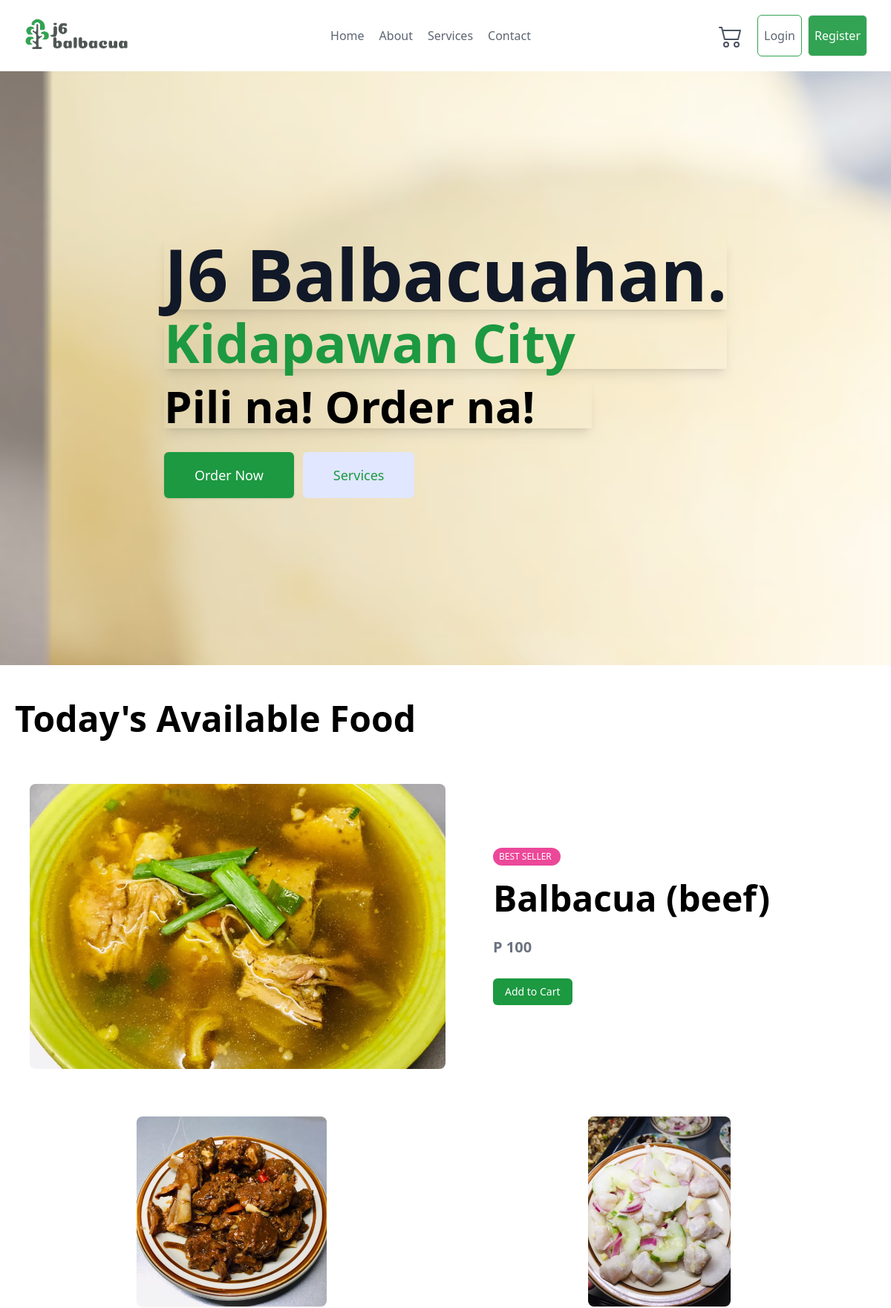
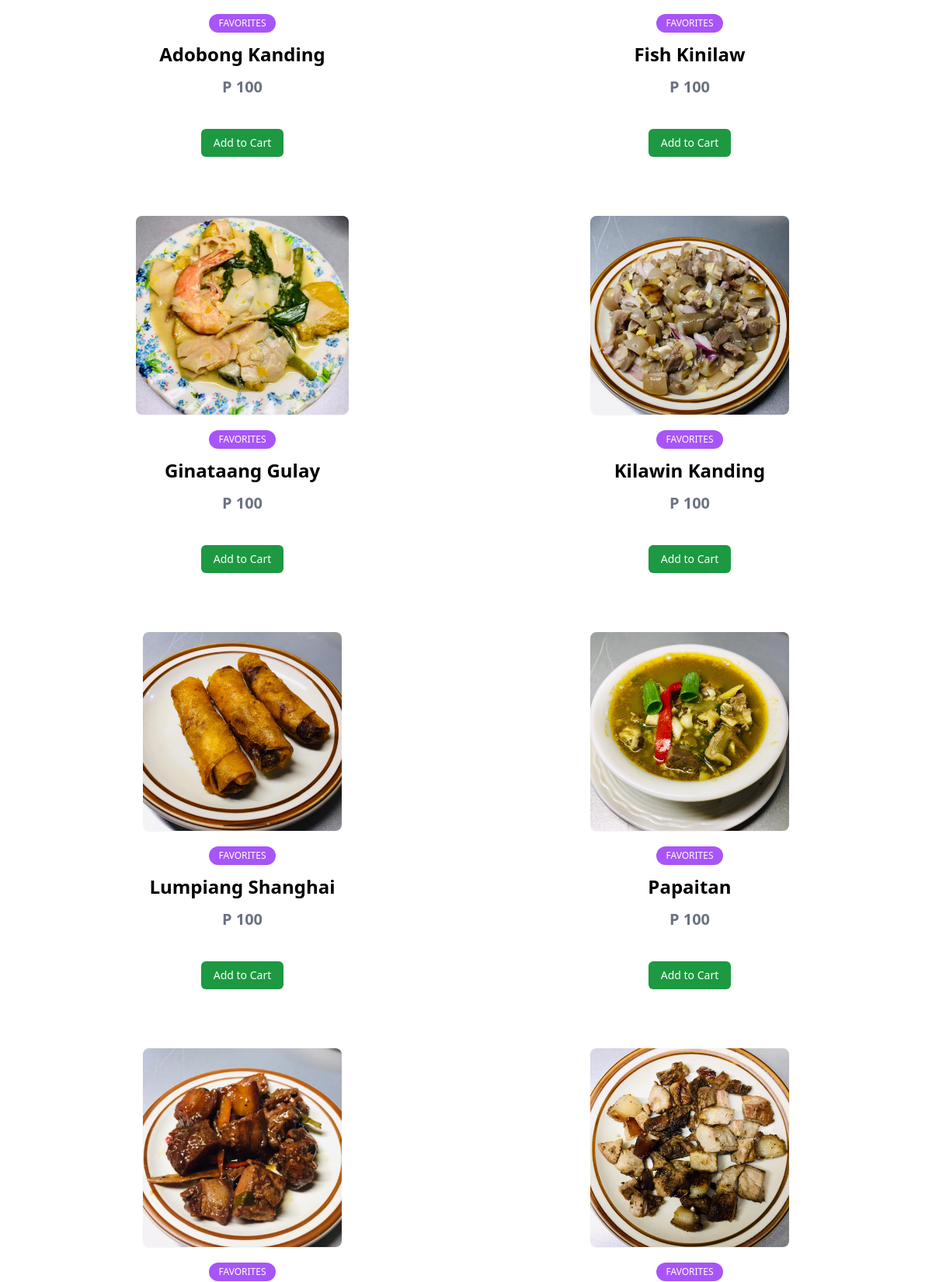
The page / (upper part) on the database its author committed (2 pictures, top to bottom).
### ordering/models.py (models this page shows, shortened)
class Food(models.Model):
    STATUS = [
        ('Best Seller', 'Best Seller'),
        ('Favorites', 'Favorites'),
        ('Special', 'Special'),
        ('Out Of Stock', 'Out Of Stock')
    ]
    name = models.CharField(max_length=255)
    price = models.PositiveIntegerField()
    status = models.CharField(
        max_length=50, choices=STATUS, default='Favorites')
    food_image = models.ImageField(
        upload_to='food_img/', null=True, blank=True)
    description = models.TextField(blank=True, null=True)
    created = models.DateTimeField(auto_now_add=True)
    updated = models.DateTimeField(auto_now=True)

### ordering/views.py (the view, shortened to what this page needs)
# urls.py: path('', views.IndexView.as_view(), name="index"),
class IndexView(View):
    def get(self, request):
        form = ContactForm()
        testimonials = Testimonial.objects.all()[:3]
        bests = Food.objects.filter(status="Best Seller")[:1]
        foods = Food.objects.exclude(
            Q(status="Best Seller") | Q(status="Out Of Stock"))
        if 'cart' in self.request.session:
            cart = self.request.session['cart']
        else:
            cart = []
        context = {
            'testimonials': testimonials,
            'foods': foods,
            'bests': bests,
            'cart': len(cart),
            'form': form
        }
        return render(request, 'index.html', context)

### ordering/models.py (called while the page is built)
    @property
    def get_image(self):
        if not self.avatar:
            return '/static/assets/img/default.png'
        return self.avatar.url

### templates/index.html (shortened to what this page needs)
{% extends 'base.html' %}
{% block content %}
{% include 'components/header.html' %}
{% include 'components/hero.html' %}
{% include 'components/product_list.html' %}
{% endblock %}

### templates/components/product_list.html
<section id="product" class="bg-white bg-opacity-40">
    <div class="w-full px-5 py-6 mx-auto space-y-5 sm:py-8 md:py-12 sm:space-y-8 md:space-y-16 max-w-7xl">
        <div class="text-4xl font-bold leading-none lg:text-5xl xl:text-6xl">Today's Available Food</div>
        <div class="flex flex-col items-center sm:px-5 md:flex-row">
            {% for best in bests %}
            <div class="w-full md:w-1/2">
                <a href="{% url 'detail-view' best.pk %}" class="block">
                    <img class="object-cover w-full h-full rounded-lg max-h-64 sm:max-h-96" src="{{ best.food_image.url }}">
                </a>
            </div>
            <div class="flex flex-col items-start justify-center w-full h-full py-6 mb-6 md:mb-0 md:w-1/2">
                <div class="flex flex-col items-start justify-center h-full space-y-3 transform md:pl-10 lg:pl-16 md:space-y-5">
                    <div class="bg-pink-500  items-center pl-2 pr-3 py-1.5 leading-none rounded-full text-xs font-medium uppercase text-white inline-block">
                        <span>{{best.status}}</span>
                    </div>
                    <h1 class="text-4xl font-bold leading-none lg:text-5xl xl:text-6xl"><a href="#_">{{best.name}}</a></h1>
                    <p class="pt-2 text-xl font-bold text-gray-500">P {{best.price}}</p>
                    <p class="pt-2 text-sm font-medium">
                        <button
                            hx-get="{% url 'add_to_cart' best.pk %}"
                            hx-swap="outerHTML"
                            hx-target="#cart-icon"
                            class="px-4 py-2 text-white transition-colors duration-200 transform rounded-md bg-j6primary hover:bg-green-500 focus:outline-none focus:bg-green-500"
                            >
                            Add to Cart
                        </button>
                    </p>
                </div>
            </div>
            {% endfor %}
        </div>
        <div class="grid grid-cols-12 pb-10 sm:px-5 gap-x-8 gap-y-16">
            {% for food in foods %}
            <div class="flex flex-col items-center col-span-12 space-y-3 sm:col-span-6 xl:col-span-4">
                <a href="{% url 'detail-view' food.pk %}" class="block">
                    <img class="object-cover w-full mb-2 overflow-hidden rounded-lg shadow-sm max-h-64" src="{{ food.food_image.url }}">
                </a>
                <div class="bg-purple-500  items-center px-3 py-1.5 leading-none rounded-full text-xs font-medium uppercase text-white inline-block">
                    <span>{{food.status|title}}</span>
                </div>
                <h2 class="text-lg font-bold sm:text-xl md:text-2xl"><a href="#_">{{food.name|title}}</a></h2>
                <p class="text-xl font-bold text-gray-500">P {{food.price}}</p>
                <p class="pt-2 text-xs font-medium">
                    <p class="pt-2 text-sm font-medium">
                        <button
                        hx-get="{% url 'add_to_cart' food.pk %}"
                        hx-swap="outerHTML"
                        hx-target="#cart-icon"
                        class="px-4 py-2 text-white transition-colors duration-200 transform rounded-md bg-j6primary hover:bg-green-500 focus:outline-none focus:bg-green-500"
                        >
                        Add to Cart
                        </button>
                    </p>
                </p>
            </div>
            {% endfor %}
        </div>
    </div>
</section>

### rows shown on the page
Food: food_image (picture), status "BEST SELLER", name "Balbacua (beef)", price "100"
Food: food_image (picture), status "FAVORITES", name "Adobong Kanding", price "100"
Food: food_image (picture), status "FAVORITES", name "Fish Kinilaw", price "100"
Food: food_image (picture), status "FAVORITES", name "Ginataang Gulay", price "100"
Food: food_image (picture), status "FAVORITES", name "Kilawin Kanding", price "100"
Food: food_image (picture), status "FAVORITES", name "Lumpiang Shanghai", price "100"
Food: food_image (picture), status "FAVORITES", name "Papaitan", price "100"
Food: food_image (picture), status "FAVORITES"
Food: food_image (picture), status "FAVORITES"
